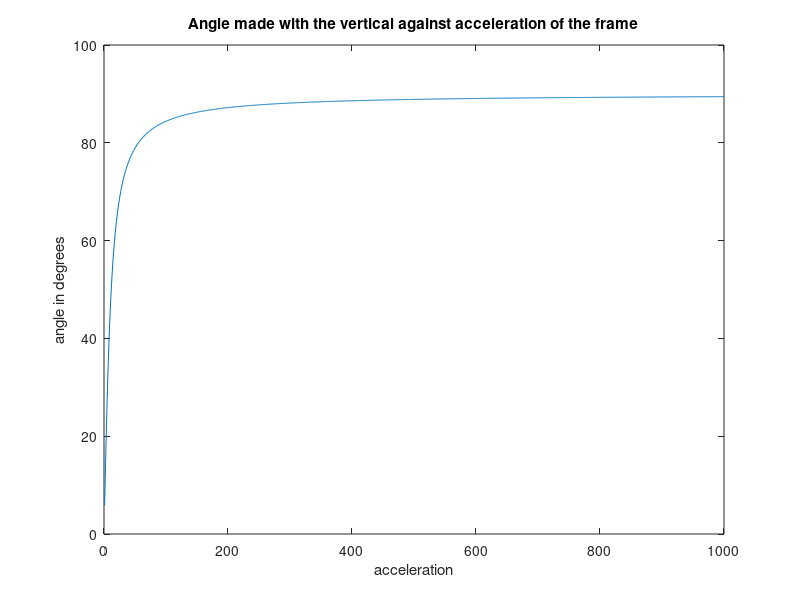

Reproduce this figure in MATLAB.
clear;
close all;

%anaytically the relation between the angle made with horizontal and
%acceleration can be derived.

%plot of the angle obtained with values of acceleration in the horizontal
%direction.

nObs=1000;
g=9.8;
theta=zeros(1,nObs);

for ax=1:nObs
    
    %plot theta in degrees.
    theta(ax)=atan(ax/g);
    theta(ax)=theta(ax)*180/pi; %convert to degrees.
    
end

plot(1:nObs,theta)
title('Angle made with the vertical against acceleration of the frame');
xlabel('acceleration');
ylabel('angle in degrees');